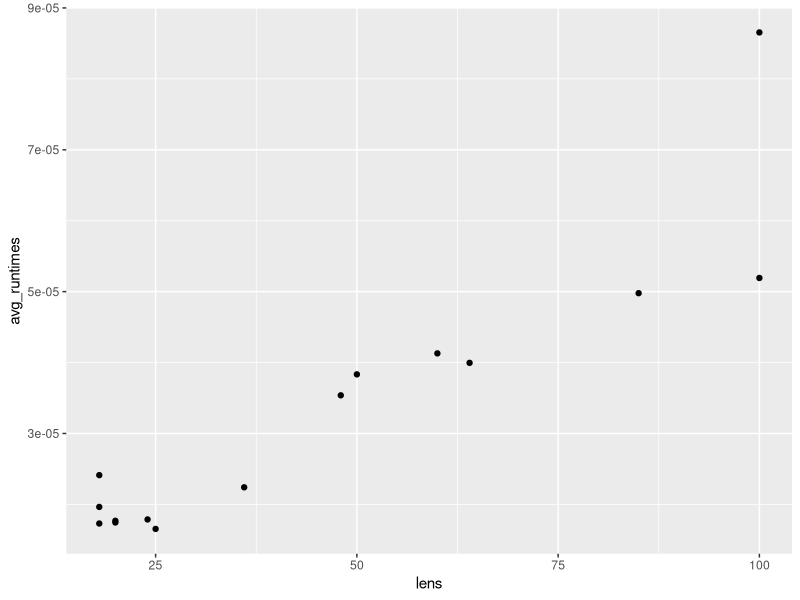

Reproduce this figure in R.
library(tidyverse)

run1 <- c(4.00543212890625e-05, 2.002716064453125e-05, 1.5735626220703125e-05, 1.6927719116210938e-05, 1.621246337890625e-05, 1.6927719116210938e-05, 1.5974044799804688e-05, 2.288818359375e-05, 2.8848648071289062e-05, 2.9325485229492188e-05, 3.7670135498046875e-05, 3.790855407714844e-05, 4.9114227294921875e-05, 0.000225067138671875, 5.4836273193359375e-05)
run2 <- c(2.0265579223632812e-05, 1.6927719116210938e-05, 1.52587890625e-05, 1.5735626220703125e-05, 1.5020370483398438e-05, 1.811981201171875e-05, 1.5974044799804688e-05, 2.2172927856445312e-05, 2.9802322387695312e-05, 2.9325485229492188e-05, 3.6716461181640625e-05, 3.7670135498046875e-05, 4.8160552978515625e-05, 5.078315734863281e-05, 5.1021575927734375e-05)
run3 <- c(2.4080276489257812e-05, 1.6927719116210938e-05, 1.4066696166992188e-05, 1.5735626220703125e-05, 2.2172927856445312e-05, 1.811981201171875e-05, 1.5974044799804688e-05, 2.193450927734375e-05, 2.9087066650390625e-05, 4.8160552978515625e-05, 4.9114227294921875e-05, 4.315376281738281e-05, 5.078315734863281e-05, 5.1975250244140625e-05, 5.1975250244140625e-05)
run4 <- c(1.811981201171875e-05, 1.6927719116210938e-05, 1.5020370483398438e-05, 1.5974044799804688e-05, 1.5974044799804688e-05, 1.811981201171875e-05, 1.6927719116210938e-05, 2.193450927734375e-05, 5.91278076171875e-05, 5.4836273193359375e-05, 4.506111145019531e-05, 4.1961669921875e-05, 5.1975250244140625e-05, 5.2928924560546875e-05, 5.1021575927734375e-05)
run5 <- c(1.811981201171875e-05, 1.5735626220703125e-05, 3.814697265625e-05, 2.288818359375e-05, 1.9073486328125e-05, 1.811981201171875e-05, 1.7881393432617188e-05, 2.3126602172851562e-05, 3.0040740966796875e-05, 3.0040740966796875e-05, 3.790855407714844e-05, 3.910064697265625e-05, 4.887580871582031e-05, 5.1975250244140625e-05, 5.078315734863281e-05)

df <- tibble(run1, run2, run3, run4, run5)
avg_runtimes <- rowMeans(df)

lens <- c(18, 18, 18, 20, 20, 24, 25, 36, 48, 50, 60, 64, 85, 100, 100)

ggplot() +
  geom_point(mapping = aes(x = lens, y = avg_runtimes))
